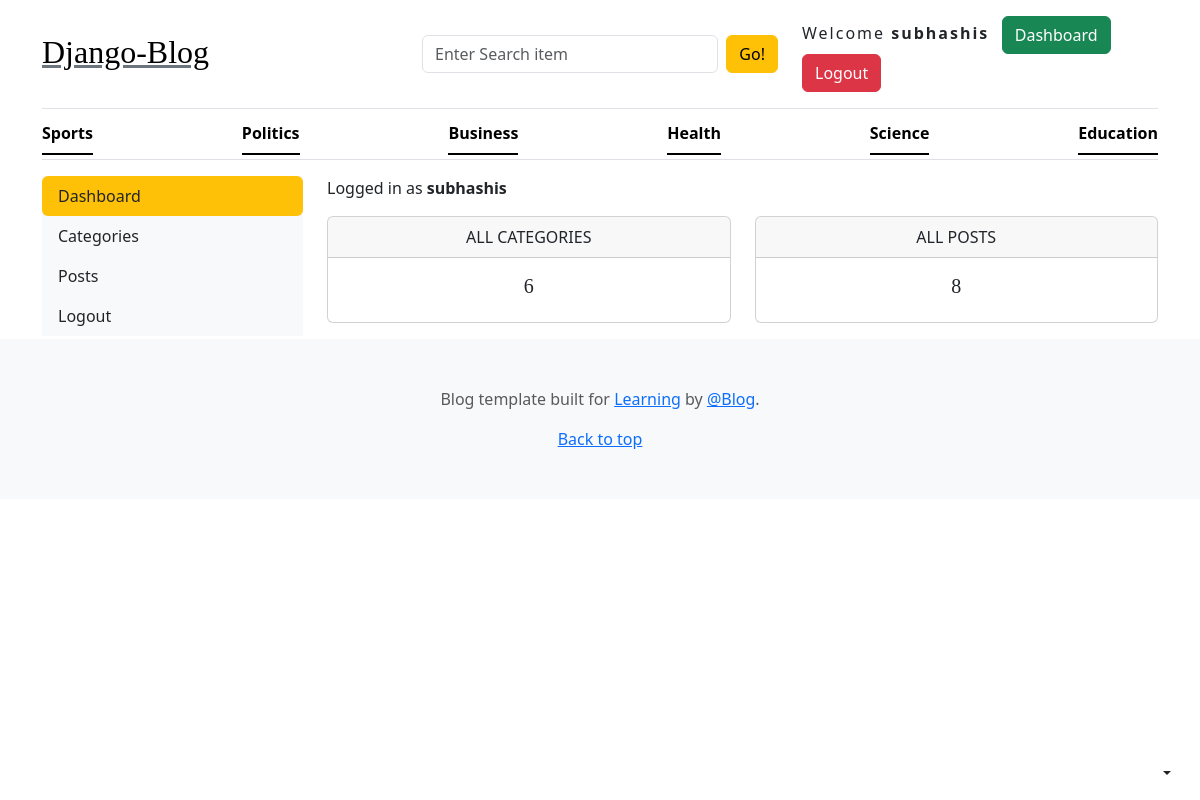
The app's page /dashboard/ (signed in) with its own data.
### blogs_app/models.py (models this page shows, shortened)
class category(models.Model):
    category=models.CharField(max_length=50)
    created_at=models.DateTimeField(auto_now_add=True)
    updated_at=models.DateTimeField(auto_now=True)
    class Meta:
        verbose_name_plural='Categories'

### dashboard/views.py (the view)
# urls.py: path('',views.dash,name='dashboard'),
@login_required(login_url='login')
def dash(request):
    category_count=category.objects.all().count()
    blog_count=Blog.objects.all().count()
    return render(request,"dashboard.html",{'cc':category_count,'bc':blog_count})

### blogs_app/context_processors.py (called while the page is built)
def get_category(request):
    categories=category.objects.all()
    return dict(categories=categories)

def get_social(request):
    social=Social.objects.all()
    return dict(social=social)

### templates/dashboard.html
{% extends 'base.html' %}
{% block content %}
<div class="container">
    <div class="row">
    {% include 'sidebar.html' %}
<div class="col-md-9">
        <span class="d-inline-block mb-3">Logged in as <b>{{ user }}</b></span>
        <div class="row">
            <div class="col">
                <div class="card border-default mb-3">
                    <div class="card-header text-center text-uppercase font-weight-bold">All Categories</div>
                    <div class="card-body text-dark">
                        <h5 class="card-title text-center"> {{cc}}</h5>
                    </div>
                </div>
            </div>
            <div class="col">
                <div class="card border-default mb-3">
                    <div class="card-header text-center text-uppercase font-weight-bold">All posts</div>
                    <div class="card-body text-dark">
                        <h5 class="card-title text-center">{{bc}}</h5>
                    </div>
                </div>
            </div>
        </div>
    </div>
</div>
</div>
{% endblock content %}

### templates/base.html (shortened to what this page needs)
{% load static %}
<!DOCTYPE html>
<html lang="en">
<head>
  <link rel="stylesheet" href="https://cdn.jsdelivr.net/npm/bootstrap@5.3.8/dist/css/bootstrap.min.css">
  <link rel="stylesheet" href="/static/css/blog.css">
  <link rel="stylesheet" href="https://cdnjs.cloudflare.com/ajax/libs/font-awesome/7.0.1/css/all.min.css"
 />
</head>
<body>
  <div class="dropdown position-fixed bottom-0 end-0 mb-3 me-3 bd-mode-toggle">
    <button class="btn btn-bd-primary py-2 dropdown-toggle d-flex align-items-center" id="bd-theme" type="button"
      aria-expanded="false" data-bs-toggle="dropdown" aria-label="Toggle theme (auto)">
    </button>
  </div>
  <div class="container">
    <header class="border-bottom lh-1 py-3">
      <div class="row flex-nowrap justify-content-between align-items-center">
        <div class="col-4 pt-1">
          <h2> <a class="link-secondary text-black" href="{% url 'home' %}">Django-Blog</a></h2>
        </div>
        <div class="col-12 col-md-4">
          <form action="{% url 'search' %}" method="get" class="d-flex flex-column flex-sm-row gap-2">
            <input type="text" name="keyword" id="keyword" placeholder="Enter Search item" class="form-control">
            <button type="submit" class="btn btn-warning flex-shrink-0" id="button-search">
              Go!
            </button>
          </form>
        </div>
        <div class="col-12 col-md-4">
          <div class="d-flex justify-content-center justify-content-md-end gap-2">
            {% if not request.user.is_authenticated %}
            <a class="btn btn-outline-danger" href="{% url 'registration' %}">Register</a>
            <a class="btn btn-outline-success" href="{% url 'login' %}">Login</a>
            {% else %}
            <div>
              <span style="letter-spacing: 2px;">Welcome <B>{{request.user}}</B></span> &nbsp;
              {% if request.user.is_superuser or request.user.is_staff %}
              <span><a href="{% url 'dashboard' %}" class="btn btn-success">Dashboard</a></span>
              {% endif %}
              <span><a href="{% url 'logout' %}" class="btn btn-danger">Logout</a></span>
            </div>
            {% endif %}
          </div>
        </div>
      </div>
    </header>
    <div class="nav-scroller py-1 mb-3 border-bottom">
      <nav class="nav nav-underline justify-content-between">
        {% for i in categories %}
        <a class="nav-item nav-link link-body-emphasis active" href="{% url 'posts_category' i.id %}">{{i.category}}</a>
        {% endfor %}
      </nav>
    </div>
  </div>
  {% block content %}
  {% endblock %}
  <footer class="py-5 text-center text-body-secondary bg-body-tertiary">
    <p>
      Blog template built for
      <a href="https://getbootstrap.com/">Learning</a> by
      <a href="https://x.com/mdo">@Blog</a>.
    </p>
    <p class="mb-0"><a href="#">Back to top</a></p>
  </footer>
</body>
</html>

### static/css/blog.css (style rules this page uses)
h1, h2, h3, h4, h5, h6 { font-family: "Playfair Display", Georgia, "Times New Roman", serif; }

### records on screen
category: category "Sports"
category: category "Politics"
category: category "Business"
category: category "Health"
category: category "Science"
category: category "Education"

### other values on screen
{{ request.user }} "subhashis"
{{ user }} "subhashis"
{{ cc }} "6"
{{ bc }} "8"
